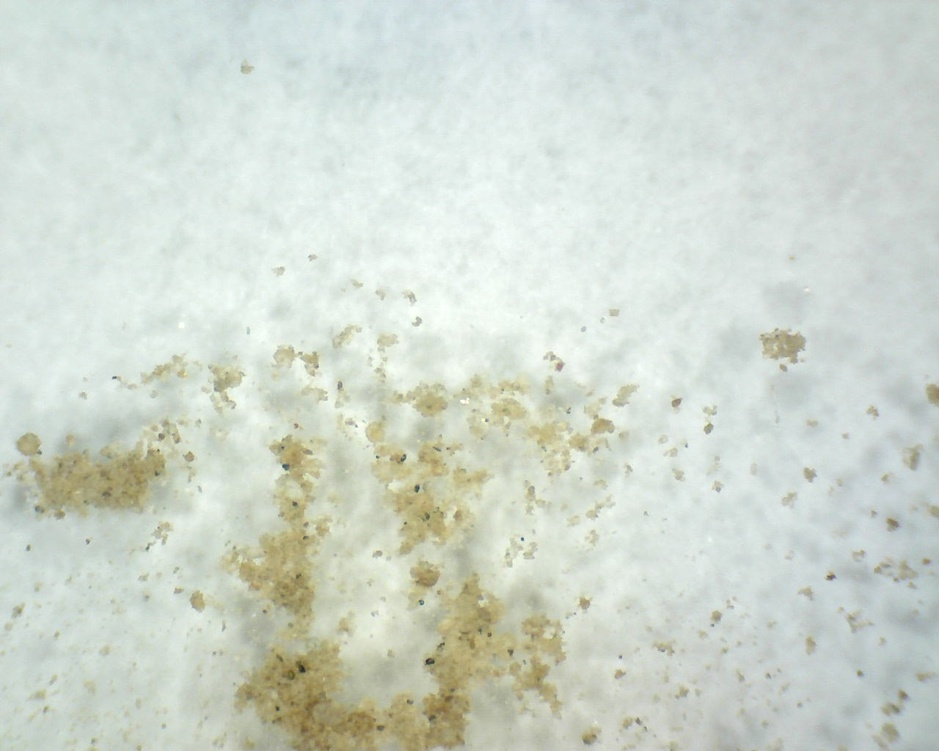
#> input picture 0_h_0_max_IR.jpg, 939 x 751 px, shrunk from 1280 x 1024 before the run; its folder holds only this picture in this run
$ python SreenivasBhattiprolu34watershedMultipleFiles0.py
#> lines starting #> are read from the running program, lines starting #| are printed output that depends on the picture; after the words box and inside, x2 and y2 are one past the last pixel; in counts of white or black regions, pixels touching at a corner belong together
#!/usr/bin/env python
__author__ = "Sreenivas Bhattiprolu"
__license__ = "Feel free to copy, I appreciate if you acknowledge Python for Microscopists"

# https://www.youtube.com/watch?v=e69JGAtA5gA


"""
https://opencv-python-tutroals.readthedocs.io/en/latest/py_tutorials/py_imgproc/py_watershed/py_watershed.html
This code performs grain size distribution analysis and dumps results into a csv file.
It uses watershed segmentation for better segmentation.
Compare results to regular segmentation.
For multi file, so we add a bunch of for loops to cycle through images.
"""

import cv2
import numpy as np
from matplotlib import pyplot as plt
from scipy import ndimage
from skimage import measure, color, io


import glob
#The glob module finds all the pathnames
#matching a specified pattern according to the rules used by the Unix shell
#The glob.glob returns the list of files with their full path

pixels_to_um = 0.5 # 1 pixel = 500 nm (got this from the metadata of original image)
propList = ['Area',
                'equivalent_diameter', #Added... verify if it works
                'orientation', #Added, verify if it works. Angle btwn x-axis and major axis.
                'MajorAxisLength',
                'MinorAxisLength',
                'Perimeter',
                'MinIntensity',
                'MeanIntensity',
                'MaxIntensity']
# output_file = open('grain_measurements.csv', 'w')
# output_file.write('FileName' + "," + 'Grain #'+ "," + "," + ",".join(propList) + '\n')
#join strings in array by commas. First column file name and 2nd column cell number
#then join all names in prop list with a comma before their name. The go to next line.
#This will be the first row in the cs file.
#Other rows will be filled by data generated later.

#select the path
path = "*.jpg"
for file in glob.glob(path):
    print(file)     #just stop here to see all file names printed
    img1= cv2.imread(file)  #now, we can read each file since we have the full path
#> img1 is the input picture: shape (751, 939, 3); mean B, G, R 206.1, 216.2, 208

    img = cv2.cvtColor(img1,cv2.COLOR_BGR2GRAY)

#Threshold image to binary using OTSU. ALl thresholded pixels will be set to 255
    ret1, thresh = cv2.threshold(img, 0, 255, cv2.THRESH_BINARY+cv2.THRESH_OTSU)
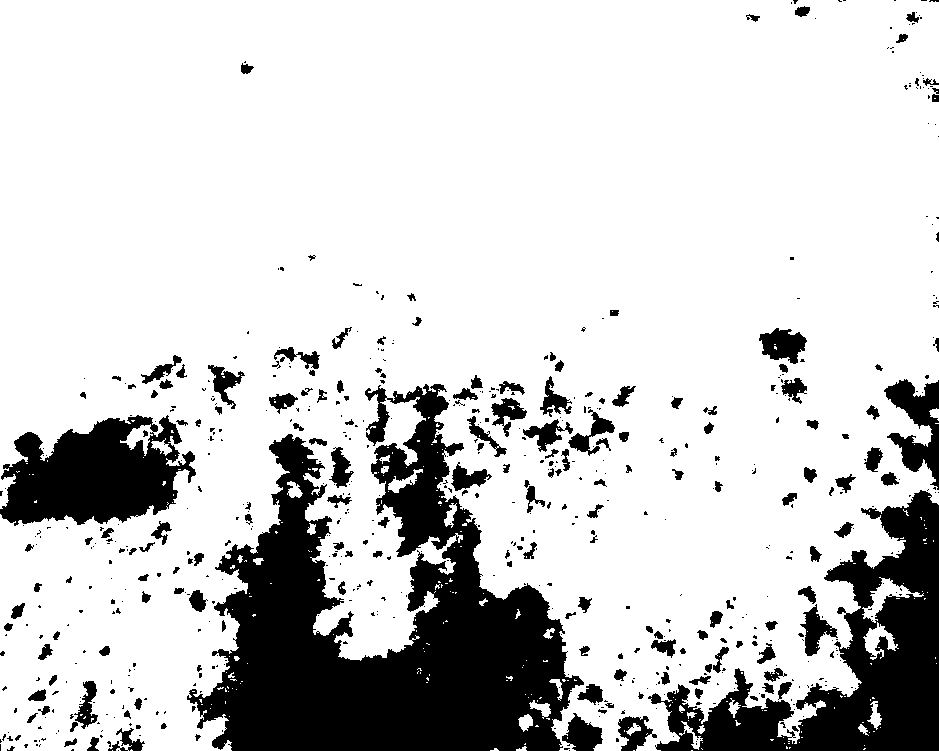
#> thresh: shape (751, 939); 80.8% white; 636 black regions (454 under 20 px), largest, box (x1, y1, x2, y2) and area: (187, 384, 584, 751) 67435, (648, 490, 939, 751) 27306, (0, 415, 196, 526) 14258
#> ret1 = 199

# Morphological operations to remove small noise - opening
#To remove holes we can use closing
    kernel = np.ones((3,3),np.uint8)
    opening = cv2.morphologyEx(thresh,cv2.MORPH_OPEN,kernel, iterations = 1)
#> opening: shape (751, 939); 80.1% white; 405 black regions (237 under 20 px), largest, box (x1, y1, x2, y2) and area: (187, 384, 603, 751) 69927, (648, 489, 939, 751) 29573, (0, 415, 196, 526) 14663


#Now we know that the regions at the center of cells is for sure cells
#The region far away is background.
#We need to extract sure regions. For that we can use erode.
#But we have cells touching, so erode alone will not work.
#To separate touching objects, the best approach would be distance transform and then thresholding.

# let us start by identifying sure background area
# dilating pixes a few times increases cell boundary to background.
# This way whatever is remaining for sure will be background.
#The area in between sure background and foreground is our ambiguous area.
#Watershed should find this area for us.
    sure_bg = cv2.dilate(opening,kernel,iterations=2)
#> sure_bg: shape (751, 939); 85% white; 162 black regions (101 under 20 px), largest, box (x1, y1, x2, y2) and area: (190, 386, 580, 751) 59286, (659, 493, 939, 751) 23833, (0, 418, 193, 522) 11865


# Finding sure foreground area using distance transform and thresholding
#intensities of the points inside the foreground regions are changed to
#distance their respective distances from the closest 0 value (boundary).
#https://www.tutorialspoint.com/opencv/opencv_distance_transformation.htm
    dist_transform = cv2.distanceTransform(opening,cv2.DIST_L2,3)


#Let us threshold the dist transform by starting at 1/2 its max value.
#print(dist_transform.max()) gives about 21.9
    ret2, sure_fg = cv2.threshold(dist_transform,0.2*dist_transform.max(),255,0)
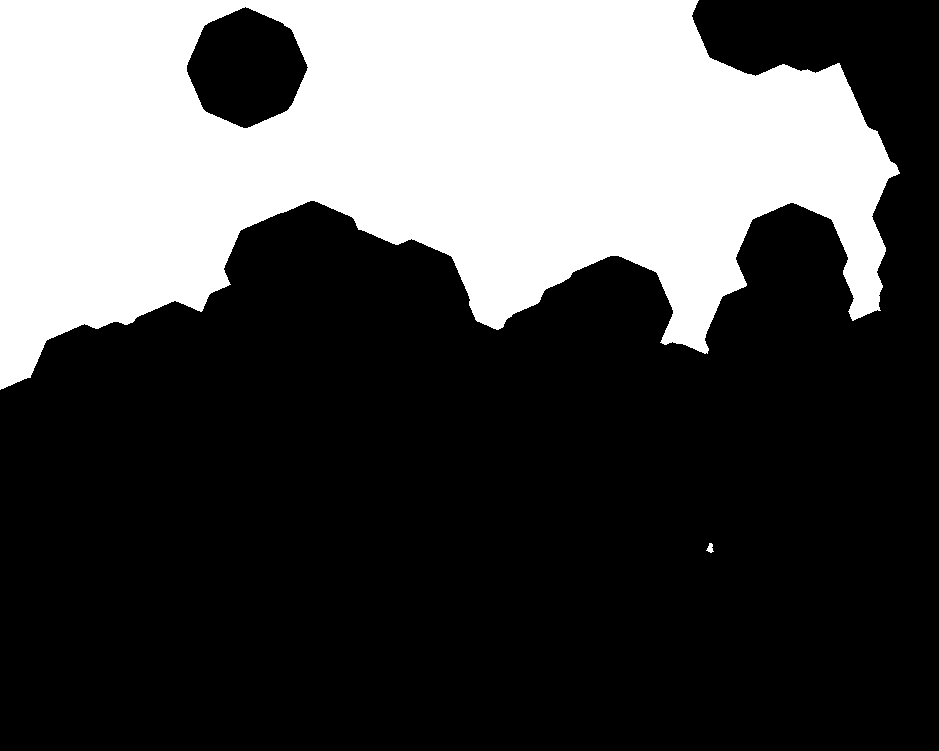
#> sure_fg: shape (751, 939) float32; 31.4% white; 2 white regions, box (x1, y1, x2, y2) and area: (0, 0, 900, 390) 221245, (706, 543, 714, 553) 47
#> ret2 = 51.91

#0.2* max value seems to separate the cells well.
#High value like 0.5 will not recognize some grain boundaries.

# Unknown ambiguous region is nothing but bkground - foreground
    sure_fg = np.uint8(sure_fg)
    unknown = cv2.subtract(sure_bg,sure_fg)
#> unknown: shape (751, 939); 53.7% white; 164 black regions (101 under 20 px)

#Now we create a marker and label the regions inside.
# For sure regions, both foreground and background will be labeled with positive numbers.
# Unknown regions will be labeled 0.
#For markers let us use ConnectedComponents.
    ret3, markers = cv2.connectedComponents(sure_fg)
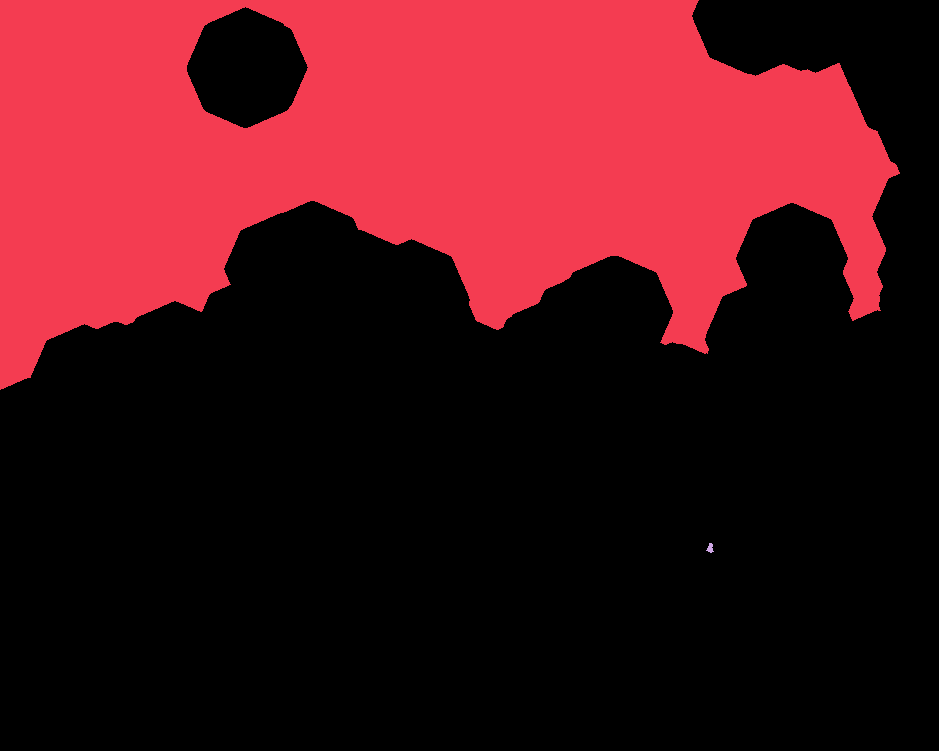
#> markers: shape (751, 939) int32; 3 distinct labels, from 0 to 2; one colour per label, 0 black
#> ret3 = 3

#One problem rightnow is that the entire background pixels is given value 0.
#This means watershed considers this region as unknown.
#So let us add 1 to all labels so that sure background is not 0, but 1
    markers = markers+10
#> markers: shape (751, 939) int32; 3 distinct labels, from 10 to 12

# Now, mark the region of unknown with zero
    markers[unknown==255] = 0
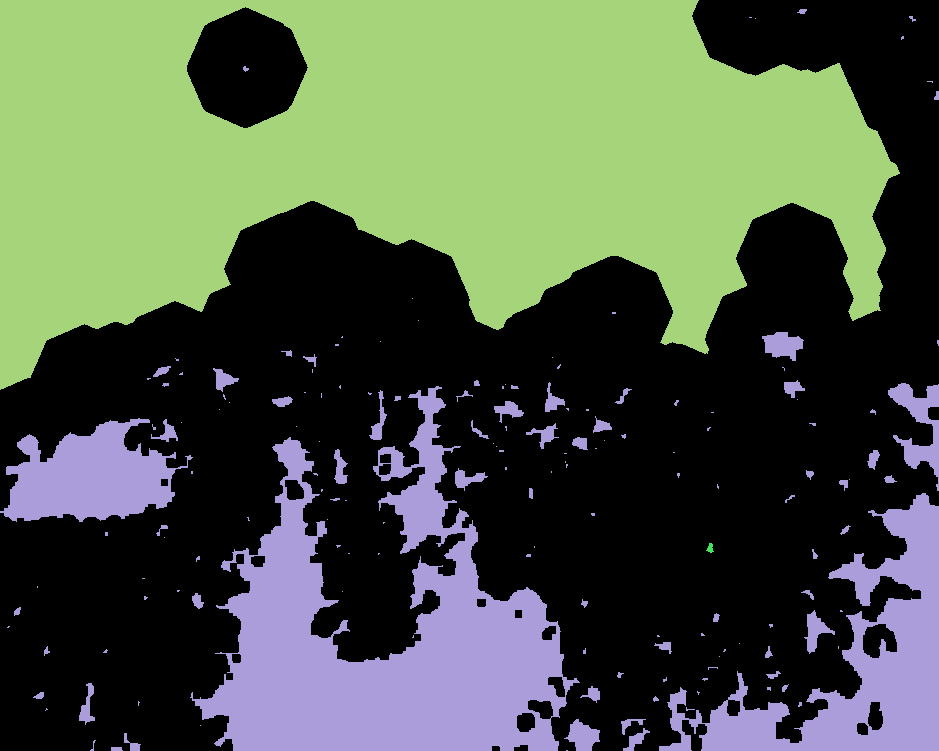
#> markers: shape (751, 939) int32; 4 distinct labels, from 0 to 12; one colour per label, 0 black
#plt.imshow(markers)   #Look at the 3 distinct regions.

#Now we are ready for watershed filling.
    markers = cv2.watershed(img1,markers)
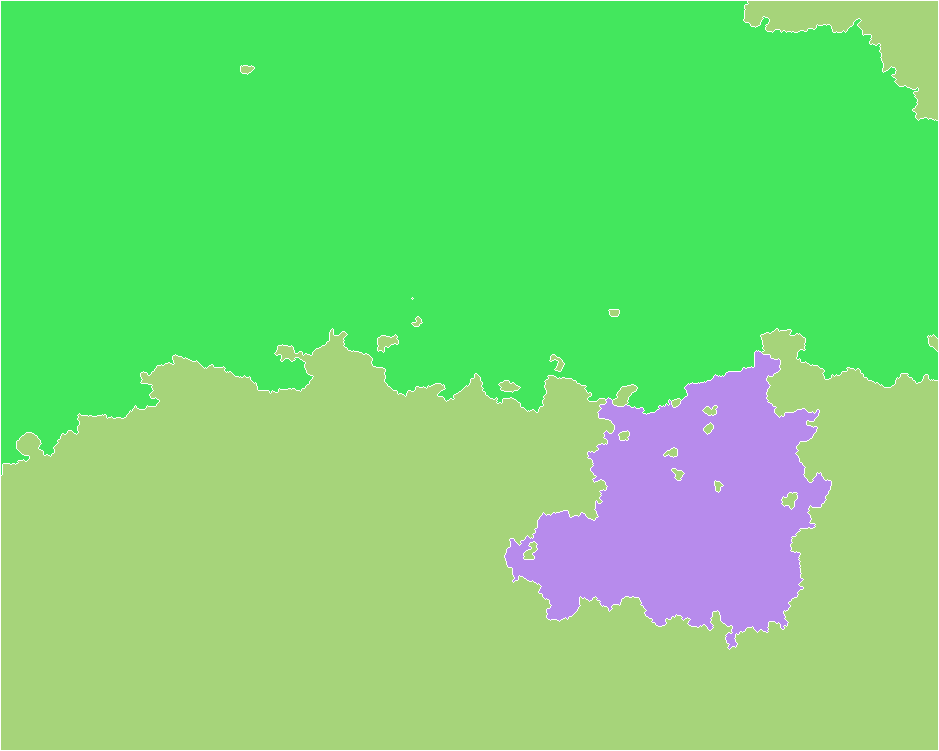
#> markers: shape (751, 939) int32; 4 distinct labels, from -1 to 12; one colour per label, 0 black, -1 white
#The boundary region will be marked -1
#https://docs.opencv.org/3.3.1/d7/d1b/group__imgproc__misc.html#ga3267243e4d3f95165d55a618c65ac6e1

#Let us color boundaries in yellow.
    img1[markers == -1] = [0,255,255]
#> img1: shape (751, 939, 3); 1.02% of pixels changed, all inside (x1, y1, x2, y2) = (0, 0, 939, 751)

    img2 = color.label2rgb(markers, bg_label=0)
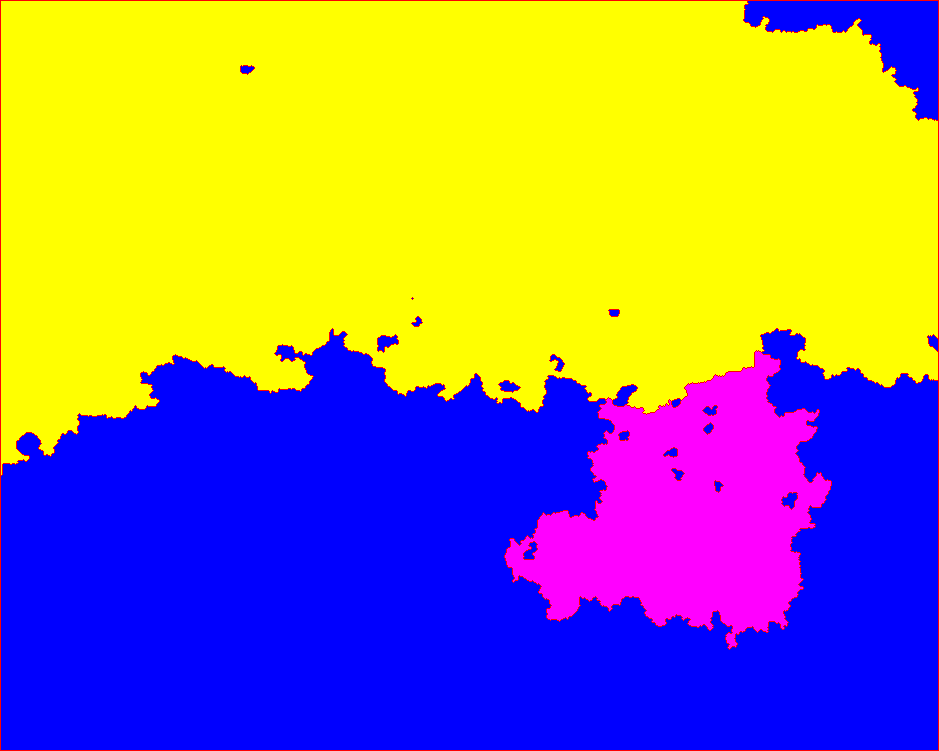
#> img2: shape (751, 939, 3) float64; mean R, G, B 0.579, 0.496, 0.494

    cv2.imshow('Overlay on original image', img1)
    cv2.imshow('Colored Grains', img2)
    cv2.waitKey(0)

#Now, time to extract properties of detected cells
# regionprops function in skimage measure module calculates useful parameters for each object.
    regions = measure.regionprops(markers, intensity_image=img)
#> regions = 3 regions; box (x1, y1, x2, y2) and area: (1, 1, 938, 475) 349423, (1, 1, 938, 750) 296700, (505, 351, 831, 649) 51893

#Can print various parameters for all objects
    for prop in regions:
        print('Label: {} Area: {}'.format(prop.label, prop.area))
#> this loop made 3 passes
#| Label: 10 Area: 296700.0
#| Label: 11 Area: 349423.0
#| Label: 12 Area: 51893.0

# [24 lines of commented-out code are left out]

$ run again, on 11-11_o1_0_max_IR.jpg
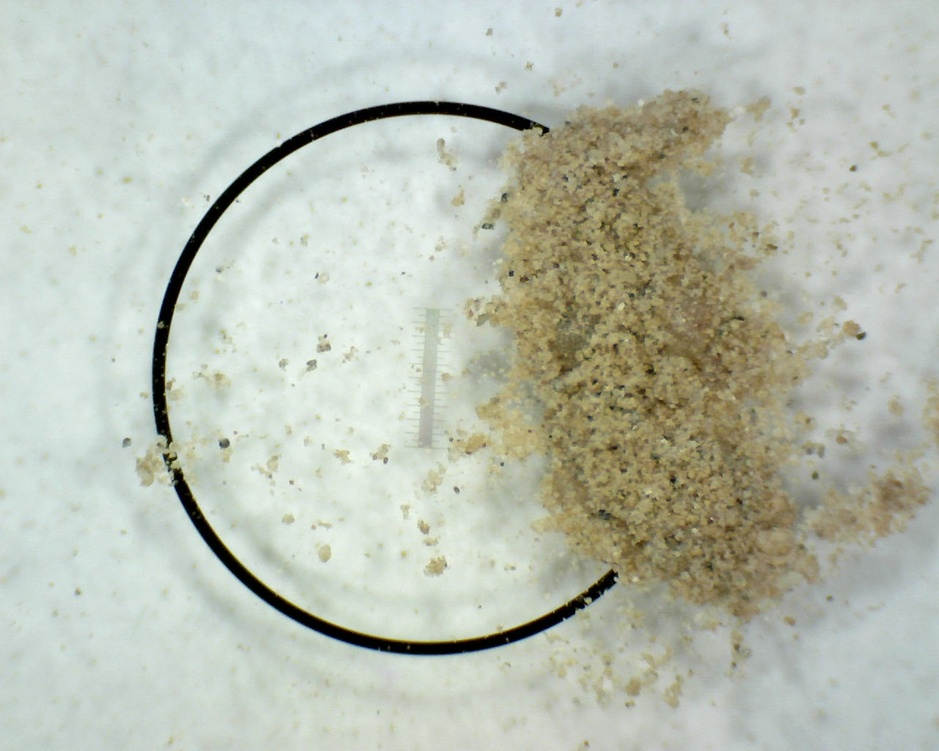
#> input picture 11-11_o1_0_max_IR.jpg, 939 x 751 px, shrunk from 1280 x 1024 before the run
#> img1 is the input picture: shape (751, 939, 3); mean B, G, R 177.1, 190.4, 184.6
#> `ret1, thresh = cv2.threshold(img, 0, 255, cv2.THRESH_BINARY+cv2.THRESH..`:
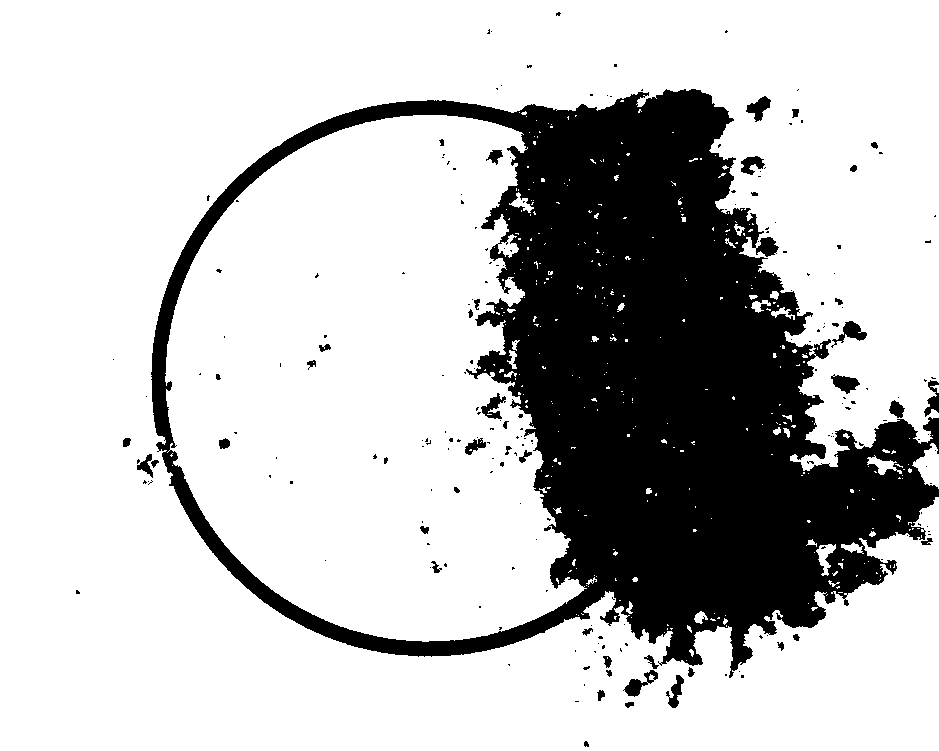
#> thresh: shape (751, 939); 75.8% white; 220 black regions (174 under 20 px), largest, box (x1, y1, x2, y2) and area: (151, 89, 939, 678) 165401, (831, 321, 867, 348) 354, (623, 670, 658, 697) 343
#> ret1 = 166
#> opening: shape (751, 939); 75.4% white; 154 black regions (115 under 20 px), largest, box (x1, y1, x2, y2) and area: (151, 89, 939, 697) 169411, (476, 393, 506, 421) 343, (831, 374, 860, 394) 331
#> sure_bg: shape (751, 939); 78.6% white; 46 black regions (28 under 20 px), largest, box (x1, y1, x2, y2) and area: (153, 91, 939, 668) 149359, (926, 420, 939, 445) 173, (835, 377, 856, 390) 161
#> ret2 = 55.78
#> unknown: shape (751, 939); 54.9% white; 55 black regions (28 under 20 px)
#> ret3 = 10
#> img1: shape (751, 939, 3); 1.47% of pixels changed, all inside (x1, y1, x2, y2) = (0, 0, 939, 751)
#> `img2 = color.label2rgb(markers, bg_label=0)`:
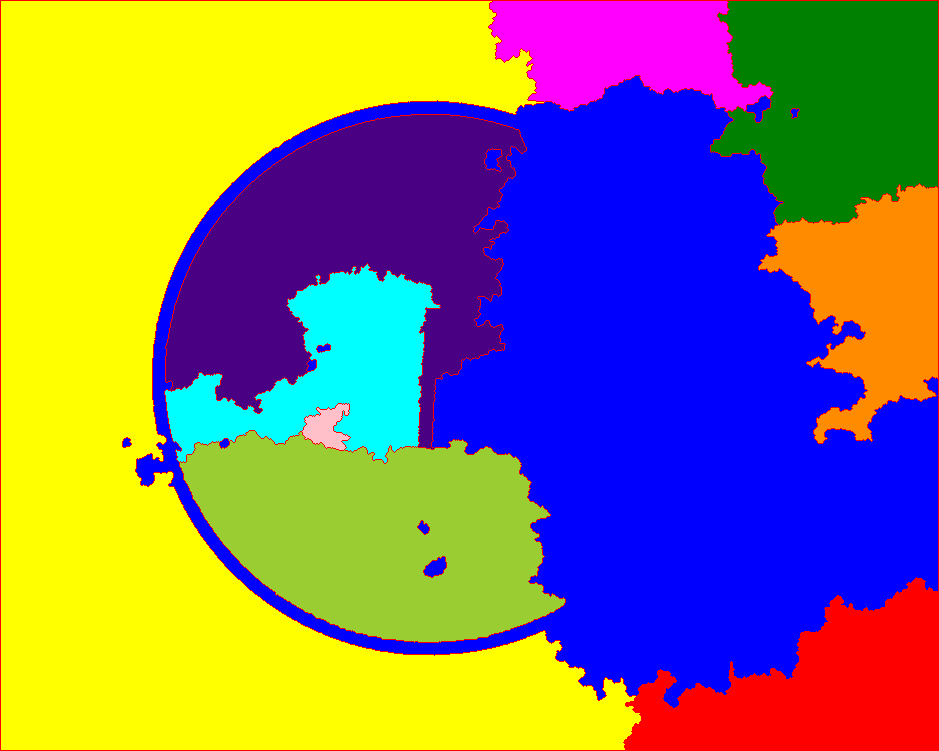
#> img2: shape (751, 939, 3) float64; mean R, G, B 0.521, 0.471, 0.421
#> regions = 10 regions; largest, box (x1, y1, x2, y2) and area: (1, 1, 641, 750) 225999, (123, 76, 938, 708) 207118, (166, 115, 526, 449) 60699, (180, 431, 565, 642) 56269, (711, 1, 938, 225) 39839
#> the loop `for prop in regions:` made 10 passes
#| Label: 10 Area: 207118.0
#| Label: 11 Area: 225999.0
#| Label: 12 Area: 21217.0
#| Label: 13 Area: 39839.0
#| Label: 14 Area: 60699.0
#> (further printed lines are left out)
